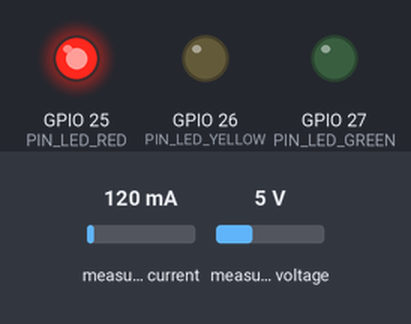
This sketch was run on a simulated ESP32. On the bench: output pins drawn as LEDs (lit = HIGH). The test bench sets the inputs (shaded band); at power-on: measured current 120 mA, measured voltage 5 V. WiFi joins after 1.5 s; servers stay silent unless stated; uploads are accepted with an empty reply; what the sketch prints to the serial monitor is not drawn.

Above: at 3.0 s.
3.1 s: measured current set to 22 mA
4.9 s: measured current set to 17 mA
At 6.2 s:
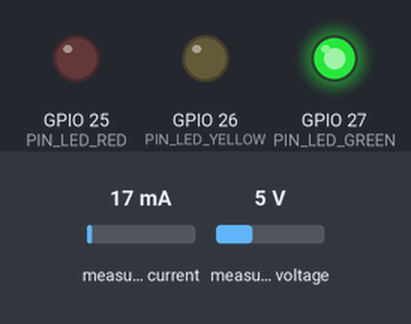
8.0 s: measured current set to 40 mA
At 9.8 s:
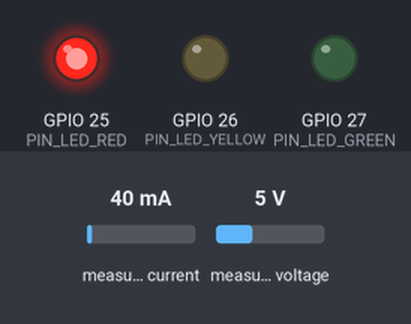
10.3 s: measured current set to 0 mA
At 11.5 s:
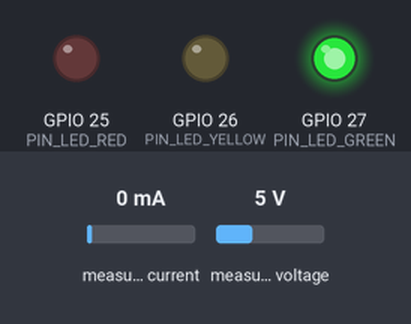
Timing chart, 0 to 13.0 s (numbered marks = the images above; inputs shaded):
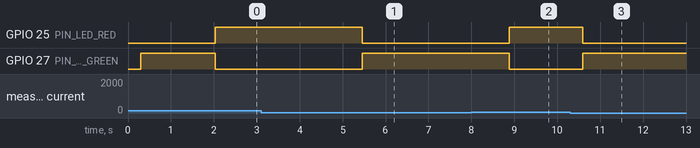

Measured:
- the behaviour switches between 20 and 19 mA on measured current (found by bisection; images 0 and 1)
- after the input at 3.1 s, every drawn part: stays the same
- after the input at 4.9 s, GPIO 25 (PIN_LED_RED): HIGH → LOW after 0.55 s; GPIO 27 (PIN_LED_GREEN): LOW → HIGH after 0.55 s
- after the input at 8.0 s, GPIO 25 (PIN_LED_RED): LOW → HIGH after 0.88 s; GPIO 27 (PIN_LED_GREEN): HIGH → LOW after 0.88 s
- after the input at 10.3 s, GPIO 25 (PIN_LED_RED): HIGH → LOW after 0.29 s; GPIO 27 (PIN_LED_GREEN): LOW → HIGH after 0.29 s

The sketch:

totem_esp32.ino
```cpp
// =============================================================================
//  TOTEM EV — ESP32 + ChargeGrid Intelligence (homologação, Fase 1)
//
//  Lê corrente e tensão das 3 portas (INA219, I2C chaveado por software) e
//  envia o estado ao servidor Flask por HTTP/JSON a cada ciclo. O servidor
//  calcula a potência (W medido = kW na aplicação) e decide a presença. O semáforo (LEDs)
//  segue a cor que o servidor devolve para o posto da Paulista (ocupação real
//  do posto na aplicação). Sem resposta do servidor, usa a regra local pelos
//  carros detectados nas 3 portas.
//
//  Mapeamento: porta 1 -> P1-C1, porta 2 -> P1-C2, porta 3 -> P1-C3
//  (o totem simula fisicamente o posto da Paulista).
//
//  Bibliotecas: Adafruit INA219 (+ Adafruit BusIO). WiFi, HTTPClient, ESPmDNS
//  e Wire já vêm com o pacote da placa ESP32.
// =============================================================================

#include <Wire.h>
#include <WiFi.h>
#include <HTTPClient.h>
#include <ESPmDNS.h>
#include <Adafruit_INA219.h>

#include "config.h"   // copie de config.example.h

#define FIRMWARE_VERSAO "0.3.0"

// --- Pinagem (a mesma do protótipo de bancada) --------------------------------
#define PIN_LED_RED    25
#define PIN_LED_YELLOW 26
#define PIN_LED_GREEN  27

const int TOTAL_PORTAS = 3;
const int PINOS_SDA[TOTAL_PORTAS] = {21, 18, 32};
const int PINOS_SCL[TOTAL_PORTAS] = {22, 19, 33};

// Corrente mínima para considerar um dispositivo plugado. Só vale para o
// semáforo offline: o servidor decide a presença pelo próprio limiar.
const float LIMIAR_PRESENCA_MA = 20.0;

// Intervalos
const unsigned long INTERVALO_CICLO_MS     = 1500;
const unsigned long TIMEOUT_HTTP_MS        = 2000;
const unsigned long TENTATIVA_WIFI_MS      = 10000;

Adafruit_INA219 ina[TOTAL_PORTAS];
bool inaOk[TOTAL_PORTAS] = {false, false, false};

IPAddress servidorMdns;           // preenchido se SERVIDOR_NOME_MDNS estiver em uso
bool servidorMdnsResolvido = false;

// --- Semáforo -------------------------------------------------------------------
// Cor decidida pelo servidor (ocupação do posto). Fallback local, na escala da
// aplicação (11 kW por carro, posto de 33 kW): 0-1 carro verde, 2 amarelo, 3 vermelho.
String corServidor = "";   // "verde" | "amarelo" | "vermelho" | "" (sem resposta)

void acenderSemaforo(const String &cor) {
  digitalWrite(PIN_LED_GREEN,  cor == "verde"    ? HIGH : LOW);
  digitalWrite(PIN_LED_YELLOW, cor == "amarelo"  ? HIGH : LOW);
  digitalWrite(PIN_LED_RED,    cor == "vermelho" ? HIGH : LOW);
}

String corLocal(int veiculos) {
  if (veiculos >= 3) return "vermelho";
  if (veiculos == 2) return "amarelo";
  return "verde";
}

// Extrai o valor de "semaforo":"..." da resposta JSON do servidor.
String extrairSemaforo(const String &corpo) {
  int i = corpo.indexOf("\"semaforo\"");
  if (i < 0) return "";
  int a = corpo.indexOf('"', corpo.indexOf(':', i) + 1);
  int b = (a < 0) ? -1 : corpo.indexOf('"', a + 1);
  if (a < 0 || b < 0) return "";
  String cor = corpo.substring(a + 1, b);
  return (cor == "verde" || cor == "amarelo" || cor == "vermelho") ? cor : "";
}

// --- I2C chaveado: cada porta tem o seu par de pinos ------------------------------
bool iniciarSensor(int i) {
  Wire.begin(PINOS_SDA[i], PINOS_SCL[i]);
  bool ok = ina[i].begin(&Wire);
  Wire.end();
  return ok;
}

// Lê corrente e tensão da porta `i`. Devolve false se o sensor não está disponível.
bool lerPorta(int i, float &corrente_ma, float &tensao_v) {
  if (!inaOk[i]) {
    // Sensor ausente na partida (fio solto, módulo desligado): tenta de novo.
    inaOk[i] = iniciarSensor(i);
    if (!inaOk[i]) return false;
  }
  Wire.begin(PINOS_SDA[i], PINOS_SCL[i]);
  corrente_ma = ina[i].getCurrent_mA();
  tensao_v = ina[i].getBusVoltage_V();
  Wire.end();
  return true;
}

// --- Wi-Fi ------------------------------------------------------------------------
void conectarWifi() {
  if (WiFi.status() == WL_CONNECTED) return;
  Serial.printf("Conectando ao Wi-Fi \"%s\"...\n", WIFI_SSID);
  WiFi.mode(WIFI_STA);
  WiFi.begin(WIFI_SSID, WIFI_SENHA);
  unsigned long inicio = millis();
  while (WiFi.status() != WL_CONNECTED && millis() - inicio < TENTATIVA_WIFI_MS) {
    delay(250);
  }
  if (WiFi.status() == WL_CONNECTED) {
    Serial.printf("Wi-Fi OK. IP do ESP32: %s\n", WiFi.localIP().toString().c_str());
    servidorMdnsResolvido = false;  // refaz a descoberta numa rede nova
  } else {
    Serial.println("Wi-Fi indisponível; nova tentativa no próximo ciclo.");
  }
}

// Endereço do servidor: mDNS se configurado e resolvido, senão o IP fixo.
String enderecoServidor() {
  String nome = SERVIDOR_NOME_MDNS;
  if (nome.length() > 0) {
    if (!servidorMdnsResolvido) {
      if (!MDNS.begin("totem-esp32")) { /* segue com o IP fixo */ }
      IPAddress ip = MDNS.queryHost(nome.c_str(), 2000);
      if ((uint32_t)ip != 0) {
        servidorMdns = ip;
        servidorMdnsResolvido = true;
        Serial.printf("mDNS: %s.local = %s\n", nome.c_str(), ip.toString().c_str());
      }
    }
    if (servidorMdnsResolvido) return servidorMdns.toString();
  }
  return String(SERVIDOR_IP);
}

// --- Envio ------------------------------------------------------------------------
// Monta o JSON à mão (sem biblioteca extra). Formato em esp32.py (servidor).
int enviarEstado(const float corrente[], const float tensao[], const bool presente[],
                 const bool leituraOk[]) {
  String json = "{\"fw\":\"" FIRMWARE_VERSAO "\",\"portas\":[";
  for (int i = 0; i < TOTAL_PORTAS; i++) {
    if (i > 0) json += ",";
    json += "{\"porta\":" + String(i + 1);
    json += ",\"corrente_ma\":" + String(corrente[i], 1);
    json += ",\"tensao_v\":" + String(tensao[i], 2);
    json += ",\"presente\":" + String(presente[i] ? "true" : "false");
    json += ",\"leitura_ok\":" + String(leituraOk[i] ? "true" : "false") + "}";
  }
  json += "]}";

  String url = "http://" + enderecoServidor() + ":" + String(SERVIDOR_PORTA) + "/api/esp32/portas";
  HTTPClient http;
  http.setTimeout(TIMEOUT_HTTP_MS);
  if (!http.begin(url)) return -1;
  http.addHeader("Content-Type", "application/json");
  http.addHeader("X-ESP32-Token", TOKEN_ESP32);
  int codigo = http.POST(json);
  corServidor = (codigo == 200) ? extrairSemaforo(http.getString()) : "";
  http.end();
  return codigo;
}

void setup() {
  Serial.begin(115200);
  delay(300);

  pinMode(PIN_LED_RED, OUTPUT);
  pinMode(PIN_LED_YELLOW, OUTPUT);
  pinMode(PIN_LED_GREEN, OUTPUT);
  acenderSemaforo("verde");

  Serial.println("\n==================================================");
  Serial.println("  TOTEM EV - ESP32 + ChargeGrid (Fase 3) v" FIRMWARE_VERSAO);
  Serial.println("==================================================");

  for (int i = 0; i < TOTAL_PORTAS; i++) {
    inaOk[i] = iniciarSensor(i);
    if (!inaOk[i]) {
      Serial.printf("ALERTA: INA%d nao respondeu no GPIO %d/%d\n",
                    i + 1, PINOS_SDA[i], PINOS_SCL[i]);
    }
  }

  conectarWifi();
}

void loop() {
  float corrente[TOTAL_PORTAS] = {0, 0, 0};
  float tensao[TOTAL_PORTAS]   = {0, 0, 0};
  bool presente[TOTAL_PORTAS]  = {false, false, false};
  bool leituraOk[TOTAL_PORTAS] = {false, false, false};
  int veiculos = 0;

  for (int i = 0; i < TOTAL_PORTAS; i++) {
    leituraOk[i] = lerPorta(i, corrente[i], tensao[i]);
    if (!leituraOk[i]) { corrente[i] = 0.0; tensao[i] = 0.0; }
    // O ruído do sensor oscila em torno de zero (-0,4 a +0,3 mA): corrente
    // negativa não existe para o carregador, então vira 0.
    if (leituraOk[i] && corrente[i] < 0) corrente[i] = 0.0;
    presente[i] = leituraOk[i] && corrente[i] >= LIMIAR_PRESENCA_MA;
    if (presente[i]) veiculos++;
  }

  // Painel resumido no Serial
  for (int i = 0; i < TOTAL_PORTAS; i++) {
    Serial.printf("[porta%d %s %.1f mA %.2f V %.2f W] ", i + 1,
                  !leituraOk[i] ? "SEM-SENSOR" : (presente[i] ? "PLUGADA" : "livre"),
                  corrente[i], tensao[i], corrente[i] * tensao[i] / 1000.0);
  }
  Serial.print("| ");

  if (WiFi.status() != WL_CONNECTED) {
    Serial.println("sem Wi-Fi");
    corServidor = "";   // sem servidor: volta à regra local
    conectarWifi();
  } else {
    int codigo = enviarEstado(corrente, tensao, presente, leituraOk);
    if (codigo == 200)      Serial.printf("servidor OK | semaforo %s\n", corServidor.length() ? corServidor.c_str() : "(sem cor)");
    else if (codigo == 401) Serial.println("servidor recusou o token (401)");
    else if (codigo == 400) Serial.println("servidor recusou a mensagem (400)");
    else                    Serial.printf("falha no envio (codigo %d)\n", codigo);
  }

  // LEDs: cor do servidor; sem ela (offline, erro), regra local.
  acenderSemaforo(corServidor.length() ? corServidor : corLocal(veiculos));

  delay(INTERVALO_CICLO_MS);
}
```

config.example.h
```cpp
// =============================================================================
//  Configuração local do totem ESP32.
//
//  1. Copie este arquivo para `config.h` (na mesma pasta do .ino).
//  2. Preencha os valores. O `config.h` NÃO vai para o Git (está no .gitignore),
//     porque guarda a senha do Wi-Fi e o token.
// =============================================================================
#pragma once

// Wi-Fi: o ESP32 só conecta em redes de 2,4 GHz.
// No iPhone: Ajustes > Ponto de Acesso Pessoal > "Maximizar compatibilidade".
#define WIFI_SSID  "NOME_DA_REDE"
#define WIFI_SENHA "SENHA_DA_REDE"

// Servidor Flask (o Mac). Use o IP que o `python app.py` mostra na linha "Rede".
// O IP pode mudar quando o hotspot reconecta: confira antes de cada teste.
#define SERVIDOR_IP    "172.20.10.2"
#define SERVIDOR_PORTA 5001

// Opcional: nome mDNS do Mac (sem ".local"), para o ESP32 descobrir o IP sozinho.
// Deixe "" para usar só o SERVIDOR_IP acima.
#define SERVIDOR_NOME_MDNS ""

// Deve ser igual à variável CHARGEGRID_ESP32_TOKEN do servidor.
// Sem a variável definida, o servidor aceita o token de desenvolvimento abaixo.
#define TOKEN_ESP32 "chargegrid-esp32-dev"
```
